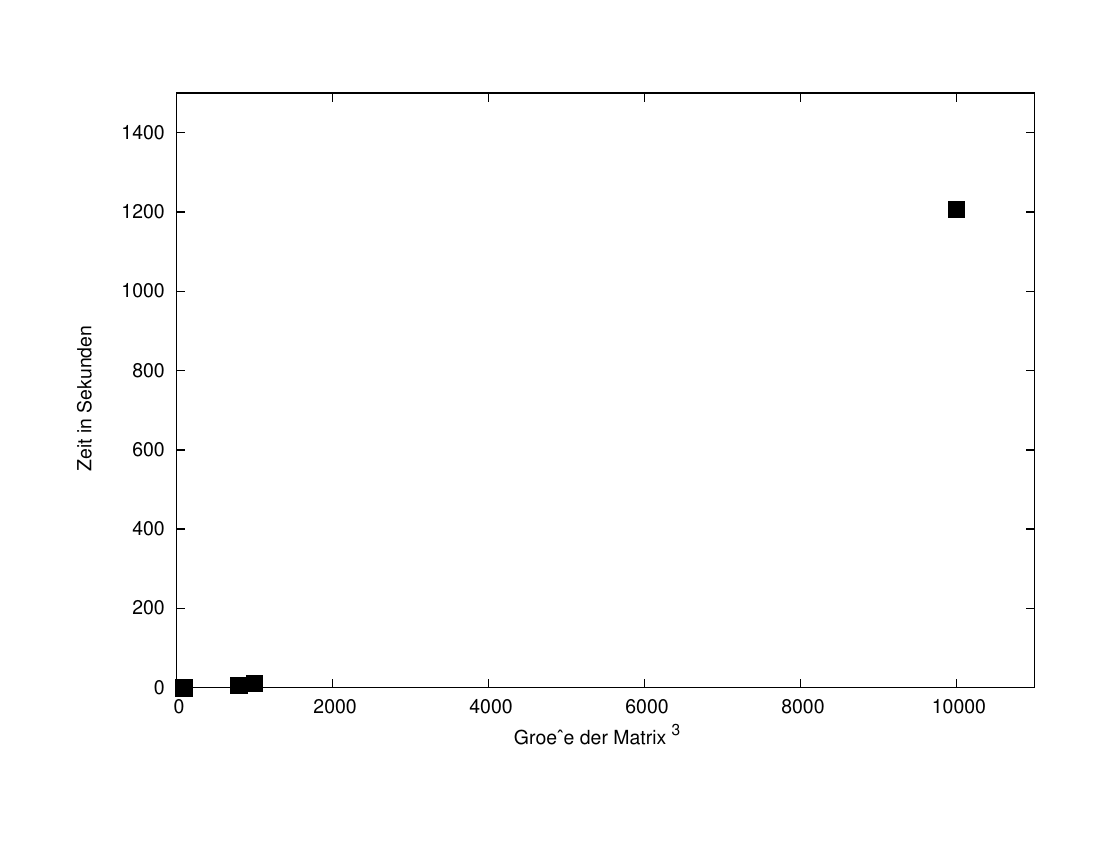

This figure's gnuplot source:
set terminal postscript
set output '| ps2pdf - plot.pdf'
set xlabel "Groeße der Matrix^3“
set ylabel "Zeit in Sekunden“

set key top right

set xrange [0:11000]
set yrange [0:1500]

unset key
plot "./daten.dat" using 1:2 pt 5 ps 2

unset output
